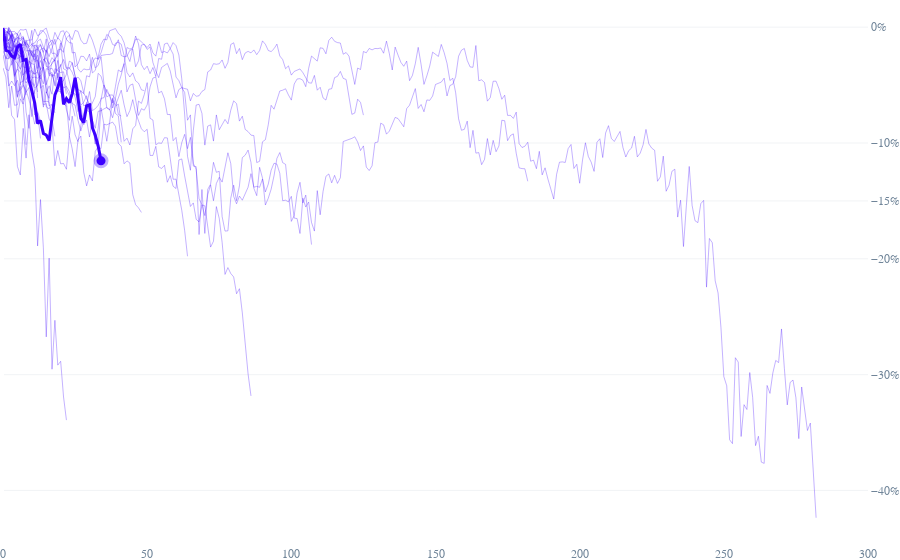

Here is the notebook cell this chart was saved with:
### Code cell
fig = go.Figure()

d = graphdata[graphdata["color"]==False]

for peak in d.start.unique():
    temp = d[d['start']==peak].dropna()
    fig.add_trace(go.Scatter(x=temp['count'], 
                             y=temp['value'], 
                             mode='lines',
                            name=peak,
                            hovertemplate = '%{y} etter %{x} dager',
                            line=dict(color='rgba(60, 0, 255, .3)', width=1),
                            connectgaps=True,
                            ))

fig.add_trace(go.Scatter(x=graphdata[graphdata["color"]==True].dropna()['count'], 
                             y=graphdata[graphdata["color"]==True].dropna()['value'], 
                             mode='lines',
                            name=current,
                             hovertemplate = '%{y} etter %{x} dager',
                            line=dict(color='rgb(60, 0, 255)', width=3),
                            connectgaps=True,
                            ))

latest_x = graphdata[graphdata["color"]==True].dropna().iloc[-1]['count']
latest_y = graphdata[graphdata["color"]==True].dropna().iloc[-1]['value']

fig.add_trace(go.Scatter(
        x=[latest_x],
        y=[latest_y],
        mode='markers',
        hovertemplate='%{y} etter %{x} dager',
        name=latest.strftime('%d.%m.%Y'),
        marker=dict(
            color='rgba(60, 0, 255, 1)',
            size=9,
            line=dict(
                color='rgba(60, 0, 255, .3)',
                width=6
            )
    )))

    
fig.update_layout(
    xaxis=dict(
        fixedrange=True,
        range=[0,300],
        #title="antall handledager etter topp",
        showline=False,
        showgrid=False,
        showticklabels=True,
        linecolor='rgba(204, 204, 204, 0)',
        linewidth=None,
        ticks=None,
        tickfont=dict(
            family='Arial',
            size=12,
            color='rgb(112, 133, 153)',
        ),
    ),
    yaxis=dict(
        fixedrange=True,
        showgrid=True,
        gridcolor='rgba(112, 133, 153, .2)',
        gridwidth=.5,
        zeroline=False,
        showline=True,
        showticklabels=True,
        side="right",
        tickformat='.0%',
        tickvals=[0, -.1, -.15, -.2,-.3,-.4],
        tickfont=dict(
            family='Arial',
            size=12,
            color='rgb(112, 133, 153)'),
    ),
    autosize=True,
    margin=dict(
        autoexpand=True,
        l=0, r=0, t=0, b=0

    ),
    showlegend=False,
    plot_bgcolor='rgba(0,0,0,0)',
)

#py.plot(fig, filename='SPX_korreksjoner.html', auto_open=False, link=True)    
fig.show()

### Figure 1 — Plotly figure (JSON) as saved in the notebook; plotly's stock layout.template omitted (floating-point values rounded to 4 significant figures; data arrays with more than 128 entries replaced by an {"elided": "..."} marker saying what was removed)
{"data": [{"connectgaps": true, "hovertemplate": "%{y} etter %{x} dager", "line": {"color": "rgba(60, 0, 255, .3)", "width": 1}, "mode": "lines", "name": "April 2010", "type": "scatter", "x": [0, 1, 2, 3, 4, 5, 6, 7, 8, 9, 10, 11, 12, 13, 14, 15, 16, 17, 18, 19, 20, 21, 22, 23, 24, 25, 26, 27, 28, 29, 30, 31, 32, 33, 34, 35, 36, 37, 38, 39, 40, 41, 42, 43, 44, 45, 46, 47, 48], "y": [-0.01613, -0.02758, -0.02129, -0.008626, -0.02513, -0.01234, -0.03588, -0.04223, -0.07322, -0.08741, -0.04728, -0.05051, -0.03747, -0.04916, -0.06703, -0.066, -0.07926, -0.08398, -0.1197, -0.1065, -0.118, -0.1177, -0.1227, -0.09383, -0.105, -0.1204, -0.09768, -0.09402, -0.1252, -0.137, -0.1276, -0.1327, -0.1072, -0.1032, -0.1049, -0.08383, -0.08434, -0.08317, -0.08196, -0.0855, -0.1002, -0.1029, -0.118, -0.1154, -0.1172, -0.1446, -0.1533, -0.156, -0.1599]}, {"connectgaps": true, "hovertemplate": "%{y} etter %{x} dager", "line": {"color": "rgba(60, 0, 255, .3)", "width": 1}, "mode": "lines", "name": "April 2012", "type": "scatter", "x": [0, 1, 2, 3, 4, 5, 6, 7, 8, 9, 10, 11, 12, 13, 14, 15, 16, 17, 18, 19, 20, 21, 22, 23, 24, 25, 26, 27, 28, 29, 30, 31, 32, 33, 34, 35, 36, 37, 38, 39, 40, 41], "y": [-0.003989, -0.01415, -0.01477, -0.02596, -0.0426, -0.03547, -0.02218, -0.03438, -0.03486, -0.01991, -0.02389, -0.02968, -0.02855, -0.03672, -0.03317, -0.01998, -0.01343, -0.01105, -0.01489, -0.009316, -0.01179, -0.01936, -0.03519, -0.03485, -0.03898, -0.04543, -0.04302, -0.04626, -0.05686, -0.06228, -0.06641, -0.08046, -0.08726, -0.07262, -0.07217, -0.0706, -0.06931, -0.07133, -0.06104, -0.0745, -0.07661, -0.09936]}, {"connectgaps": true, "hovertemplate": "%{y} etter %{x} dager", "line": {"color": "rgba(60, 0, 255, .3)", "width": 1}, "mode": "lines", "name": "August 2005", "type": "scatter", "x": [0, 1, 2, 3, 4, 5, 6, 7, 8, 9, 10, 11, 12, 13, 14, 15, 16, 17, 18, 19, 20, 21, 22, 23, 24, 25, 26, 27, 28, 29, 30, 31, 32, 33, 34, 35, 36, 37, 38, 39, 40, 41, 42, 43, 44, 45, 46, 47, 48, 49], "y": [-0.007373, -0.01496, -0.0176, -0.01097, -0.01278, -0.005807, -0.01177, -0.008972, -0.02064, -0.01992, -0.0209, -0.02034, -0.01872, -0.02205, -0.02847, -0.02624, -0.03208, -0.02631, -0.02942, -0.01985, -0.01883, -0.0217, -0.009357, -0.006972, -0.01074, -0.002859, -0.003598, -0.01112, -0.01436, -0.0139, -0.005727, -0.01126, -0.01904, -0.02798, -0.02443, -0.02389, -0.02362, -0.0236, -0.02261, -0.01394, -0.01304, -0.01473, -0.02455, -0.03908, -0.04301, -0.03947, -0.04635, -0.04833, -0.0541, -0.05478]}, {"connectgaps": true, "hovertemplate": "%{y} etter %{x} dager", "line": {"color": "rgba(60, 0, 255, .3)", "width": 1}, "mode": "lines", "name": "February 2004", "type": "scatter", "x": [0, 1, 2, 3, 4, 5, 6, 7, 8, 9, 10, 11, 12, 13, 14, 15, 16, 17, 18, 19, 20, 21, 22, 23, 24, 25, 26, 27, 28, 29, 30, 31, 32, 33, 34, 35, 36, 37, 38, 39, 40, 41, 42, 43, 44, 45, 46, 47, 48, 49, 50, 51, 52, 53, 54, 55, 56, 57, 58, 59, 60, 61, 62, 63, 64, 65, 66, 67, 68, 69, 70, 71, 72, 73, 74, 75, 76, 77, 78, 79, 80, 81, 82, 83, 84, 85, 86, 87, 88, 89, 90, 91, 92, 93, 94, 95, 96, 97, 98, 99, 100, 101, 102, 103, 104, 105, 106, 107, 108, 109, 110, 111, 112, 113, 114, 115, 116, 117, 118, 119, 120, 121, 122, 123, 124, 125], "y": [-0.00488, -0.01032, -0.0006651, -0.005131, -0.009242, -0.01179, -0.01448, -0.01613, -0.01217, -0.0111, -0.01107, -0.001546, -0.00748, -0.005813, -0.002496, -0.0007774, -0.009121, -0.01484, -0.02925, -0.04403, -0.03212, -0.04601, -0.04065, -0.02938, -0.03061, -0.04144, -0.05386, -0.05512, -0.05738, -0.04195, -0.04293, -0.03048, -0.02657, -0.02725, -0.0221, -0.01378, -0.00621, -0.008292, -0.01488, -0.01593, -0.01085, -0.02446, -0.02556, -0.02498, -0.02, -0.01895, -0.03421, -0.02908, -0.0154, -0.01482, -0.0192, -0.01697, -0.03053, -0.03789, -0.04358, -0.03478, -0.033, -0.03129, -0.03781, -0.05101, -0.06101, -0.05382, -0.05224, -0.05296, -0.0536, -0.06362, -0.05724, -0.05967, -0.05923, -0.05545, -0.05385, -0.03862, -0.03699, -0.03151, -0.03203, -0.03158, -0.0283, -0.03552, -0.03046, -0.01498, -0.01346, -0.02283, -0.01839, -0.02805, -0.02224, -0.0209, -0.02221, -0.01964, -0.02372, -0.02017, -0.01183, -0.01478, -0.02015, -0.02108, -0.01862, -0.01461, -0.02489, -0.02797, -0.03589, -0.03341, -0.04138, -0.03819, -0.03675, -0.03606, -0.03924, -0.04337, -0.04795, -0.04837, -0.04166, -0.05444, -0.05188, -0.06108, -0.06292, -0.05362, -0.05311, -0.04358, -0.04246, -0.0382, -0.04422, -0.04514, -0.06073, -0.07527, -0.07418, -0.06217, -0.06499, -0.07591]}, {"connectgaps": true, "hovertemplate": "%{y} etter %{x} dager", "line": {"color": "rgba(60, 0, 255, .3)", "width": 1}, "mode": "lines", "name": "February 2007", "type": "scatter", "x": [0, 1, 2, 3, 4, 5, 6, 7, 8], "y": [-0.001404, -0.008248, -0.01148, -0.007063, -0.04154, -0.03621, -0.03871, -0.04968, -0.05862]}, {"connectgaps": true, "hovertemplate": "%{y} etter %{x} dager", "line": {"color": "rgba(60, 0, 255, .3)", "width": 1}, "mode": "lines", "name": "February 2011", "type": "scatter", "x": [0, 1, 2, 3, 4, 5, 6, 7, 8, 9, 10, 11, 12, 13, 14, 15, 16], "y": [-0.02053, -0.02652, -0.02748, -0.01722, -0.01176, -0.02731, -0.02574, -0.008965, -0.01628, -0.02448, -0.01578, -0.01712, -0.03567, -0.02884, -0.03471, -0.04552, -0.06413]}, {"connectgaps": true, "hovertemplate": "%{y} etter %{x} dager", "line": {"color": "rgba(60, 0, 255, .3)", "width": 1}, "mode": "lines", "name": "February 2020", "type": "scatter", "x": [0, 1, 2, 3, 4, 5, 6, 7, 8, 9, 10, 11, 12, 13, 14, 15, 16, 17, 18, 19, 20, 21, 22], "y": [-0.005401, -0.01429, -0.04733, -0.07617, -0.07967, -0.1203, -0.1276, -0.08739, -0.113, -0.07561, -0.107, -0.1222, -0.1889, -0.1488, -0.1904, -0.2674, -0.1994, -0.2953, -0.2531, -0.2918, -0.2885, -0.3193, -0.3392]}, {"connectgaps": true, "hovertemplate": "%{y} etter %{x} dager", "line": {"color": "rgba(60, 0, 255, .3)", "width": 1}, "mode": "lines", "name": "January 2010", "type": "scatter", "x": [0, 1, 2, 3, 4, 5, 6, 7, 8, 9, 10, 11, 12, 13], "y": [-0.01082, -0.02934, -0.05083, -0.04647, -0.05048, -0.04584, -0.05712, -0.06639, -0.05307, -0.04078, -0.04603, -0.07574, -0.07306, -0.08128]}, {"connectgaps": true, "hovertemplate": "%{y} etter %{x} dager", "line": {"color": "rgba(60, 0, 255, .3)", "width": 1}, "mode": "lines", "name": "January 2014", "type": "scatter", "x": [0, 1, 2, 3, 4, 5, 6, 7, 8, 9, 10, 11], "y": [-0.008862, -0.009192, -0.01168, -0.00567, -0.01078, -0.03143, -0.03615, -0.03023, -0.04013, -0.02932, -0.03559, -0.05761]}, {"connectgaps": true, "hovertemplate": "%{y} etter %{x} dager", "line": {"color": "rgba(60, 0, 255, .3)", "width": 1}, "mode": "lines", "name": "January 2018", "type": "scatter", "x": [0, 1, 2, 3, 4, 5, 6, 7, 8], "y": [-0.006732, -0.01756, -0.01708, -0.01771, -0.03855, -0.07795, -0.06187, -0.06656, -0.1016]}, {"connectgaps": true, "hovertemplate": "%{y} etter %{x} dager", "line": {"color": "rgba(60, 0, 255, .3)", "width": 1}, "mode": "lines", "name": "July 2007", "type": "scatter", "x": [0, 1, 2, 3, 4, 5, 6, 7, 8, 9, 10, 11, 12, 13, 14, 15, 16, 17, 18], "y": [-0.01222, -0.007411, -0.02707, -0.02253, -0.04534, -0.06061, -0.05098, -0.06298, -0.05619, -0.05208, -0.07728, -0.05499, -0.04917, -0.03579, -0.06438, -0.06403, -0.06449, -0.08148, -0.09425]}, {"connectgaps": true, "hovertemplate": "%{y} etter %{x} dager", "line": {"color": "rgba(60, 0, 255, .3)", "width": 1}, "mode": "lines", "name": "July 2019", "type": "scatter", "x": [0, 1, 2, 3, 4, 5, 6, 7, 8, 9, 10, 11, 12], "y": [-0.005262, -0.009913, -0.01503, -0.02389, -0.031, -0.05986, -0.04762, -0.04689, -0.02901, -0.03543, -0.04731, -0.0329, -0.06123]}, {"connectgaps": true, "hovertemplate": "%{y} etter %{x} dager", "line": {"color": "rgba(60, 0, 255, .3)", "width": 1}, "mode": "lines", "name": "June 2009", "type": "scatter", "x": [0, 1, 2, 3, 4, 5, 6, 7, 8, 9, 10, 11, 12, 13, 14, 15, 16, 17, 18], "y": [-0.02377, -0.03619, -0.03752, -0.02942, -0.0264, -0.05619, -0.05402, -0.04784, -0.02743, -0.02886, -0.02006, -0.02842, -0.02418, -0.05262, -0.05019, -0.06889, -0.07044, -0.06714, -0.07089]}, {"connectgaps": true, "hovertemplate": "%{y} etter %{x} dager", "line": {"color": "rgba(60, 0, 255, .3)", "width": 1}, "mode": "lines", "name": "June 2016", "type": "scatter", "x": [0, 1, 2, 3, 4, 5, 6, 7, 8, 9, 10, 11, 12], "y": [-0.002912, -0.01088, -0.0189, -0.02067, -0.02247, -0.01941, -0.0226, -0.01693, -0.01426, -0.01589, -0.002737, -0.03856, -0.05596]}, {"connectgaps": true, "hovertemplate": "%{y} etter %{x} dager", "line": {"color": "rgba(60, 0, 255, .3)", "width": 1}, "mode": "lines", "name": "March 2002", "type": "scatter", "x": [0, 1, 2, 3, 4, 5, 6, 7, 8, 9, 10, 11, 12, 13, 14, 15, 16, 17, 18, 19, 20, 21, 22, 23, 24, 25, 26, 27, 28, 29, 30, 31, 32, 33, 34, 35, 36, 37, 38, 39, 40, 41, 42, 43, 44, 45, 46, 47, 48, 49, 50, 51, 52, 53, 54, 55, 56, 57, 58, 59, 60, 61, 62, 63, 64, 65, 66, 67, 68, 69, 70, 71, 72, 73, 74, 75, 76, 77, 78, 79, 80, 81, 82, 83, 84, 85, 86], "y": [-0.01576, -0.01427, -0.01845, -0.03283, -0.02717, -0.02197, -0.01957, -0.02029, -0.02865, -0.03836, -0.03755, -0.04064, -0.03845, -0.04485, -0.03403, -0.05691, -0.05065, -0.05788, -0.03582, -0.03779, -0.03915, -0.03855, -0.05337, -0.05924, -0.06592, -0.06734, -0.0803, -0.08958, -0.07978, -0.07163, -0.07326, -0.08277, -0.1005, -0.1032, -0.06959, -0.08312, -0.09852, -0.0818, -0.06239, -0.06769, -0.06157, -0.05443, -0.067, -0.07725, -0.07201, -0.06256, -0.07389, -0.08181, -0.0877, -0.09026, -0.08814, -0.1108, -0.1107, -0.1029, -0.1206, -0.122, -0.1192, -0.1339, -0.1282, -0.1373, -0.1393, -0.1146, -0.1138, -0.1284, -0.1401, -0.1548, -0.1517, -0.1659, -0.1681, -0.1535, -0.1542, -0.1723, -0.1899, -0.1848, -0.1549, -0.1652, -0.1858, -0.2135, -0.2076, -0.2127, -0.2156, -0.2302, -0.2258, -0.2467, -0.2756, -0.2994, -0.3184]}, {"connectgaps": true, "hovertemplate": "%{y} etter %{x} dager", "line": {"color": "rgba(60, 0, 255, .3)", "width": 1}, "mode": "lines", "name": "March 2005", "type": "scatter", "x": [0, 1, 2, 3, 4, 5, 6, 7, 8, 9, 10, 11, 12, 13, 14, 15, 16, 17, 18, 19, 20, 21, 22, 23, 24, 25, 26, 27, 28, 29, 30], "y": [-0.004799, -0.01494, -0.01311, -0.02059, -0.01508, -0.02249, -0.03039, -0.02865, -0.0291, -0.03389, -0.04374, -0.04307, -0.04398, -0.04165, -0.04893, -0.03583, -0.0365, -0.04276, -0.04014, -0.03584, -0.03366, -0.02789, -0.036, -0.03599, -0.03065, -0.04205, -0.05163, -0.06749, -0.06474, -0.05919, -0.07166]}, {"connectgaps": true, "hovertemplate": "%{y} etter %{x} dager", "line": {"color": "rgba(60, 0, 255, .3)", "width": 1}, "mode": "lines", "name": "May 2006", "type": "scatter", "x": [0, 1, 2, 3, 4, 5, 6, 7, 8, 9, 10, 11, 12, 13, 14, 15, 16, 17, 18, 19, 20, 21, 22, 23, 24, 25], "y": [-0.003876, -0.000731, -0.002195, -0.01496, -0.02604, -0.02358, -0.0254, -0.04182, -0.04824, -0.0443, -0.04804, -0.05218, -0.05068, -0.03989, -0.0344, -0.0497, -0.04199, -0.03021, -0.02832, -0.04561, -0.0467, -0.05251, -0.05116, -0.05541, -0.06662, -0.07699]}, {"connectgaps": true, "hovertemplate": "%{y} etter %{x} dager", "line": {"color": "rgba(60, 0, 255, .3)", "width": 1}, "mode": "lines", "name": "May 2011", "type": "scatter", "x": [0, 1, 2, 3, 4, 5, 6, 7, 8, 9, 10, 11, 12, 13, 14, 15, 16, 17, 18, 19, 20, 21, 22, 23, 24, 25, 26, 27, 28, 29, 30, 31, 32, 33, 34, 35, 36, 37, 38, 39, 40, 41, 42, 43, 44, 45, 46, 47, 48, 49, 50, 51, 52, 53, 54, 55, 56, 57, 58, 59, 60, 61, 62, 63, 64, 65, 66, 67, 68, 69, 70, 71, 72, 73, 74, 75, 76, 77, 78, 79, 80, 81, 82, 83, 84, 85, 86, 87, 88, 89, 90, 91, 92, 93, 94, 95, 96, 97, 98, 99, 100, 101, 102, 103, 104, 105, 106, 107], "y": [-0.001753, -0.005126, -0.01195, -0.02091, -0.01717, -0.0127, -0.00473, -0.01579, -0.01097, -0.01895, -0.02504, -0.0254, -0.01682, -0.01467, -0.02225, -0.03391, -0.03471, -0.03164, -0.02781, -0.02384, -0.0135, -0.03598, -0.03716, -0.04653, -0.05679, -0.05769, -0.06164, -0.05472, -0.06793, -0.06731, -0.05554, -0.07201, -0.07038, -0.06755, -0.06252, -0.04993, -0.05608, -0.05875, -0.06979, -0.06124, -0.04909, -0.04121, -0.03151, -0.01756, -0.01887, -0.01789, -0.007619, -0.01453, -0.03236, -0.03665, -0.03365, -0.04014, -0.03481, -0.04266, -0.02705, -0.0277, -0.01453, -0.01363, -0.0192, -0.02323, -0.04306, -0.04616, -0.05231, -0.05623, -0.08035, -0.07573, -0.1199, -0.1204, -0.179, -0.1401, -0.1781, -0.14, -0.1355, -0.1167, -0.1253, -0.1245, -0.1635, -0.1761, -0.1758, -0.1476, -0.1364, -0.1499, -0.137, -0.1126, -0.1105, -0.1061, -0.1167, -0.1391, -0.1455, -0.121, -0.1303, -0.1535, -0.1477, -0.1399, -0.1283, -0.1133, -0.1082, -0.117, -0.1185, -0.1429, -0.1677, -0.1626, -0.1431, -0.1339, -0.1519, -0.145, -0.1639, -0.1877]}, {"connectgaps": true, "hovertemplate": "%{y} etter %{x} dager", "line": {"color": "rgba(60, 0, 255, .3)", "width": 1}, "mode": "lines", "name": "May 2013", "type": "scatter", "x": [0, 1, 2, 3, 4, 5, 6, 7, 8, 9, 10, 11, 12, 13, 14, 15, 16, 17, 18, 19, 20, 21, 22], "y": [-0.009308, -0.01117, -0.01172, -0.005452, -0.01246, -0.008837, -0.02302, -0.01722, -0.02263, -0.0361, -0.02792, -0.01544, -0.01579, -0.02578, -0.03393, -0.01965, -0.02542, -0.01805, -0.01039, -0.0241, -0.04851, -0.04597, -0.05756]}, {"connectgaps": true, "hovertemplate": "%{y} etter %{x} dager", "line": {"color": "rgba(60, 0, 255, .3)", "width": 1}, "mode": "lines", "name": "May 2015", "type": "scatter", "x": {"elided": "183 int values"}, "y": {"elided": "183 float values"}}, {"connectgaps": true, "hovertemplate": "%{y} etter %{x} dager", "line": {"color": "rgba(60, 0, 255, .3)", "width": 1}, "mode": "lines", "name": "May 2019", "type": "scatter", "x": [0, 1, 2, 3, 4, 5, 6, 7, 8, 9, 10, 11, 12, 13, 14, 15, 16, 17, 18, 19, 20, 21, 22], "y": [-0.007502, -0.00961, -6.456e-05, -0.004535, -0.02097, -0.02254, -0.0255, -0.02187, -0.04547, -0.03782, -0.0322, -0.0236, -0.0293, -0.03585, -0.02766, -0.0304, -0.04195, -0.04066, -0.04869, -0.05527, -0.05329, -0.06578, -0.06836]}, {"connectgaps": true, "hovertemplate": "%{y} etter %{x} dager", "line": {"color": "rgba(60, 0, 255, .3)", "width": 1}, "mode": "lines", "name": "October 2007", "type": "scatter", "x": {"elided": "283 int values"}, "y": {"elided": "283 float values"}}, {"connectgaps": true, "hovertemplate": "%{y} etter %{x} dager", "line": {"color": "rgba(60, 0, 255, .3)", "width": 1}, "mode": "lines", "name": "October 2009", "type": "scatter", "x": [0, 1, 2, 3, 4, 5, 6, 7, 8], "y": [-0.008098, -0.01504, -0.004554, -0.01668, -0.0282, -0.03142, -0.05035, -0.02896, -0.05622]}, {"connectgaps": true, "hovertemplate": "%{y} etter %{x} dager", "line": {"color": "rgba(60, 0, 255, .3)", "width": 1}, "mode": "lines", "name": "September 2012", "type": "scatter", "x": [0, 1, 2, 3, 4, 5, 6, 7, 8, 9, 10, 11, 12, 13, 14, 15, 16, 17, 18, 19, 20, 21, 22, 23, 24, 25, 26, 27, 28, 29, 30, 31, 32, 33, 34, 35, 36, 37, 38, 39, 40, 41], "y": [-0.006148, -0.0044, -0.00322, -0.003759, -0.003834, -0.006058, -0.0165, -0.02214, -0.0127, -0.01712, -0.01452, -0.01366, -0.01008, -0.002981, -0.003302, -0.006747, -0.01657, -0.02266, -0.02247, -0.02537, -0.01749, -0.007402, -0.003316, -0.005751, -0.02223, -0.0218, -0.03593, -0.0389, -0.03602, -0.03672, -0.03657, -0.02605, -0.03518, -0.0331, -0.0255, -0.0486, -0.06021, -0.05862, -0.05849, -0.06225, -0.07524, -0.07671]}, {"connectgaps": true, "hovertemplate": "%{y} etter %{x} dager", "line": {"color": "rgba(60, 0, 255, .3)", "width": 1}, "mode": "lines", "name": "September 2014", "type": "scatter", "x": [0, 1, 2, 3, 4, 5, 6, 7, 8, 9, 10, 11, 12, 13, 14, 15, 16, 17, 18], "y": [-0.003073, -0.009598, -0.01421, -0.006493, -0.02256, -0.01417, -0.01669, -0.01942, -0.03242, -0.03241, -0.02161, -0.02314, -0.03791, -0.02112, -0.04134, -0.05232, -0.06792, -0.06645, -0.07401]}, {"connectgaps": true, "hovertemplate": "%{y} etter %{x} dager", "line": {"color": "rgba(60, 0, 255, .3)", "width": 1}, "mode": "lines", "name": "September 2018", "type": "scatter", "x": [0, 1, 2, 3, 4, 5, 6, 7, 8, 9, 10, 11, 12, 13, 14, 15, 16, 17, 18, 19, 20, 21, 22, 23, 24, 25, 26, 27, 28, 29, 30, 31, 32, 33, 34, 35, 36, 37, 38, 39, 40, 41, 42, 43, 44, 45, 46, 47, 48, 49, 50, 51, 52, 53, 54, 55, 56, 57, 58, 59, 60, 61, 62, 63, 64], "y": [-0.0003685, -0.003883, -0.005183, -0.008455, -0.005715, -0.005722, -0.002102, -0.002498, -0.001788, -0.009943, -0.01542, -0.0158, -0.0172, -0.0495, -0.06905, -0.05583, -0.0614, -0.04123, -0.04147, -0.05527, -0.05561, -0.05967, -0.06485, -0.09371, -0.07683, -0.09283, -0.09878, -0.08466, -0.07473, -0.06496, -0.07087, -0.06566, -0.05981, -0.03987, -0.04228, -0.05109, -0.06979, -0.07117, -0.07819, -0.06843, -0.06636, -0.0819, -0.09856, -0.09582, -0.1017, -0.08779, -0.08482, -0.06379, -0.06584, -0.0582, -0.0479, -0.07871, -0.08012, -0.1016, -0.09998, -0.1003, -0.09543, -0.09561, -0.1129, -0.1313, -0.1312, -0.1446, -0.1581, -0.1754, -0.1978]}, {"connectgaps": true, "hovertemplate": "%{y} etter %{x} dager", "line": {"color": "rgba(60, 0, 255, .3)", "width": 1}, "mode": "lines", "name": "September 2020", "type": "scatter", "x": [0, 1, 2, 3, 4, 5, 6, 7, 8, 9, 10, 11, 12, 13], "y": [-0.03513, -0.04297, -0.06954, -0.05079, -0.06748, -0.06699, -0.0551, -0.05017, -0.05455, -0.06251, -0.07299, -0.08372, -0.07408, -0.09604]}, {"connectgaps": true, "hovertemplate": "%{y} etter %{x} dager", "line": {"color": "rgba(60, 0, 255, .3)", "width": 1}, "mode": "lines", "name": "September 2021", "type": "scatter", "x": [0, 1, 2, 3, 4, 5, 6, 7, 8, 9, 10, 11, 12, 13, 14, 15, 16, 17, 18, 19, 20], "y": [-0.000335, -0.003729, -0.005043, -0.009625, -0.01727, -0.01504, -0.0207, -0.0124, -0.01393, -0.02291, -0.0395, -0.04028, -0.03115, -0.01939, -0.01796, -0.02068, -0.04063, -0.03912, -0.05056, -0.03965, -0.05213]}, {"connectgaps": true, "hovertemplate": "%{y} etter %{x} dager", "line": {"color": "rgb(60, 0, 255)", "width": 3}, "mode": "lines", "name": "January 2022", "type": "scatter", "x": [0, 1, 2, 3, 4, 5, 6, 7, 8, 9, 10, 11, 12, 13, 14, 15, 16, 17, 18, 19, 20, 21, 22, 23, 24, 25, 26, 27, 28, 29, 30, 31, 32, 33, 34], "y": [-0.0006296, -0.02001, -0.02095, -0.02492, -0.02633, -0.01741, -0.01464, -0.02867, -0.02788, -0.04575, -0.055, -0.06543, -0.08311, -0.08056, -0.09176, -0.09311, -0.098, -0.07604, -0.05859, -0.05212, -0.04319, -0.06653, -0.06172, -0.06519, -0.05734, -0.04365, -0.06098, -0.07879, -0.08233, -0.06786, -0.06704, -0.08679, -0.09334, -0.1025, -0.1154]}, {"hovertemplate": "%{y} etter %{x} dager", "marker": {"color": "rgba(60, 0, 255, 1)", "line": {"color": "rgba(60, 0, 255, .3)", "width": 6}, "size": 9}, "mode": "markers", "name": "23.02.2022", "type": "scatter", "x": [34], "y": [-0.1154]}], "layout": {"autosize": true, "margin": {"autoexpand": true, "b": 0, "l": 0, "r": 0, "t": 0}, "plot_bgcolor": "white", "showlegend": false, "xaxis": {"fixedrange": true, "linecolor": "rgba(204, 204, 204, 0)", "range": [0, 300], "showgrid": false, "showline": false, "showticklabels": true, "tickfont": {"color": "rgb(112, 133, 153)", "family": "Arial", "size": 12}}, "yaxis": {"fixedrange": true, "gridcolor": "rgba(112, 133, 153, .2)", "gridwidth": 0.5, "showgrid": true, "showline": true, "showticklabels": true, "side": "right", "tickfont": {"color": "rgb(112, 133, 153)", "family": "Arial", "size": 12}, "tickformat": ".0%", "tickvals": [0, -0.1, -0.15, -0.2, -0.3, -0.4], "zeroline": false}}}
